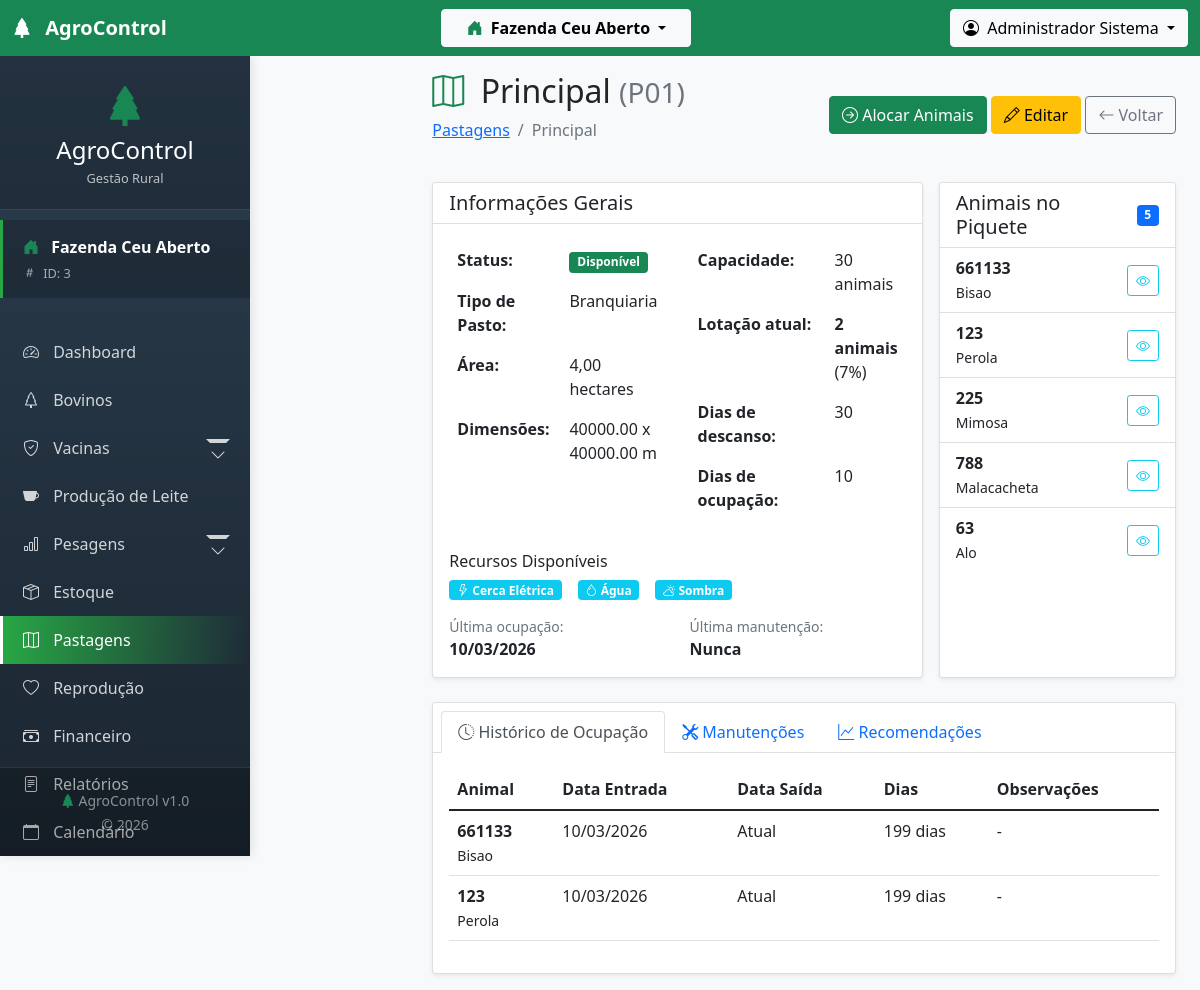
/modules/pastejos/visualizar.php?id=1 (signed in), run on the app's committed database.
### tables this page shows
CREATE TABLE `piquetes` (
  `id` int(11) NOT NULL AUTO_INCREMENT,
  `id_fazenda` int(11) NOT NULL,
  `nome_piquete` varchar(100) NOT NULL,
  `codigo` varchar(30) DEFAULT NULL,
  `area_hectares` decimal(10,2) DEFAULT NULL,
  `comprimento_m` decimal(10,2) DEFAULT NULL,
  `largura_m` decimal(10,2) DEFAULT NULL,
  `tipo_pasto` varchar(100) DEFAULT NULL,
  `capacidade_suporte` int(11) DEFAULT NULL,
  `disponivel` tinyint(1) DEFAULT 1,
  `lotacao_atual` int(11) DEFAULT 0,
  `dias_descanso` int(11) DEFAULT 30,
  `dias_ocupacao` int(11) DEFAULT 7,
  `data_ultima_ocupacao` date DEFAULT NULL,
  `data_ultima_manutencao` date DEFAULT NULL,
  `cerca_eletrica` tinyint(1) DEFAULT 0,
  `agua_disponivel` tinyint(1) DEFAULT 1,
  `sombra_disponivel` tinyint(1) DEFAULT 1,
  `coordenadas_polygon` text DEFAULT NULL,
  `observacoes` text DEFAULT NULL,
  `ativo` tinyint(1) DEFAULT 1,
  `data_cadastro` timestamp NULL DEFAULT current_timestamp(),
  PRIMARY KEY (`id`),
  UNIQUE KEY `unique_piquete_fazenda` (`id_fazenda`,`nome_piquete`),
  CONSTRAINT `piquetes_ibfk_1` FOREIGN KEY (`id_fazenda`) REFERENCES `fazendas` (`id`) ON DELETE CASCADE
);

CREATE TABLE `bovinos` (
  `id` int(11) NOT NULL AUTO_INCREMENT,
  `id_fazenda` int(11) NOT NULL,
  `id_usuario_cadastro` int(11) DEFAULT NULL,
  `id_raca` int(11) DEFAULT NULL,
  `id_situacao` int(11) DEFAULT NULL,
  `id_piquete_atual` int(11) DEFAULT NULL,
  `id_pai` int(11) DEFAULT NULL,
  `id_mae` int(11) DEFAULT NULL,
  `brinco` varchar(50) NOT NULL,
  `brinco_eletronico` varchar(50) DEFAULT NULL,
  `brinco_pai` varchar(50) DEFAULT NULL,
  `brinco_mae` varchar(50) DEFAULT NULL,
  `nome` varchar(100) DEFAULT NULL,
  `registro_abcrh` varchar(50) DEFAULT NULL,
  `registro_anc` varchar(50) DEFAULT NULL,
  `data_nascimento` date DEFAULT NULL,
  `sexo` enum('M','F') NOT NULL,
  `peso_nascimento` decimal(7,2) DEFAULT NULL,
  `peso_atual` decimal(7,2) DEFAULT NULL,
  `condicao_corporal` decimal(3,2) DEFAULT NULL,
  `cor_pelagem` varchar(50) DEFAULT NULL,
  `origem` enum('nascido','comprado','doacao','troca') DEFAULT 'nascido',
  `data_entrada` date NOT NULL,
  `valor_compra` decimal(10,2) DEFAULT NULL,
  `comprado_de` varchar(255) DEFAULT NULL,
  `nome_pai` varchar(100) DEFAULT NULL,
  `raca_pai` varchar(100) DEFAULT NULL,
  `nome_mae` varchar(100) DEFAULT NULL,
  `raca_mae` varchar(100) DEFAULT NULL,
  `data_saida` date DEFAULT NULL,
  `motivo_saida` varchar(100) DEFAULT NULL,
  `valor_venda` decimal(10,2) DEFAULT NULL,
  `observacoes` text DEFAULT NULL,
  `ativo` tinyint(1) DEFAULT 1,
  `data_cadastro` timestamp NULL DEFAULT current_timestamp(),
  `data_atualizacao` timestamp NULL DEFAULT NULL ON UPDATE current_timestamp(),
  PRIMARY KEY (`id`),
  UNIQUE KEY `unique_brinco_fazenda` (`id_fazenda`,`brinco`),
  KEY `id_raca` (`id_raca`),
  KEY `id_pai` (`id_pai`),
  KEY `id_mae` (`id_mae`),
  KEY `idx_bovinos_fazenda` (`id_fazenda`),
  KEY `idx_bovinos_situacao` (`id_situacao`),
  KEY `idx_bovinos_piquete` (`id_piquete_atual`),
  KEY `id_usuario_cadastro` (`id_usuario_cadastro`),
  CONSTRAINT `bovinos_ibfk_1` FOREIGN KEY (`id_fazenda`) REFERENCES `fazendas` (`id`) ON DELETE CASCADE,
  CONSTRAINT `bovinos_ibfk_2` FOREIGN KEY (`id_raca`) REFERENCES `racas` (`id`),
  CONSTRAINT `bovinos_ibfk_3` FOREIGN KEY (`id_situacao`) REFERENCES `situacoes` (`id`),
  CONSTRAINT `bovinos_ibfk_4` FOREIGN KEY (`id_piquete_atual`) REFERENCES `piquetes` (`id`),
  CONSTRAINT `bovinos_ibfk_5` FOREIGN KEY (`id_pai`) REFERENCES `bovinos` (`id`),
  CONSTRAINT `bovinos_ibfk_6` FOREIGN KEY (`id_mae`) REFERENCES `bovinos` (`id`),
  CONSTRAINT `bovinos_ibfk_7` FOREIGN KEY (`id_usuario_cadastro`) REFERENCES `usuarios` (`id`)
);

CREATE TABLE `historico_piquete` (
  `id` int(11) NOT NULL AUTO_INCREMENT,
  `id_piquete` int(11) NOT NULL,
  `id_bovino` int(11) NOT NULL,
  `data_entrada` date NOT NULL,
  `data_saida` date DEFAULT NULL,
  `observacoes` text DEFAULT NULL,
  `data_cadastro` timestamp NULL DEFAULT current_timestamp(),
  PRIMARY KEY (`id`),
  KEY `idx_historico_piquete` (`id_piquete`),
  KEY `idx_historico_bovino` (`id_bovino`),
  KEY `idx_historico_datas` (`data_entrada`,`data_saida`),
  CONSTRAINT `historico_piquete_ibfk_1` FOREIGN KEY (`id_piquete`) REFERENCES `piquetes` (`id`) ON DELETE CASCADE,
  CONSTRAINT `historico_piquete_ibfk_2` FOREIGN KEY (`id_bovino`) REFERENCES `bovinos` (`id`) ON DELETE CASCADE
);

### modules/pastejos/visualizar.php (the view, shortened to what the rows shown need)
<?php
require_once '../../config/database.php';
require_once '../../config/tenant.php';
$id = isset($_GET['id']) ? intval($_GET['id']) : 0;
$sql = "SELECT * FROM piquetes WHERE id = $id AND " . TenantManager::addTenantFilter();
$result = executeQuery($sql);
$piquete = $result->fetch_assoc();
$sqlAnimais = "SELECT b.*, r.nome_raca
               FROM bovinos b
               LEFT JOIN racas r ON b.id_raca = r.id
               WHERE b.id_piquete_atual = $id AND b.ativo = 1";
$animais = executeQuery($sqlAnimais);
$sqlHistorico = "SELECT h.*, b.brinco, b.nome as nome_bovino
                 FROM historico_piquete h
                 JOIN bovinos b ON h.id_bovino = b.id
                 WHERE h.id_piquete = $id
                 ORDER BY h.data_entrada DESC
                 LIMIT 20";
$historico = executeQuery($sqlHistorico);
include '../../includes/header.php';
include '../../includes/sidebar.php';
?>
<main class="col-lg-10 ms-auto px-4 py-3">
    <div class="d-flex justify-content-between align-items-center mb-4">
        <div>
            <h1 class="h2">
                <i class="bi bi-map me-2 text-success"></i>
                <?php echo $piquete['nome_piquete']; ?>
                <?php if ($piquete['codigo']): ?>
                    <small class="text-muted">(<?php echo $piquete['codigo']; ?>)</small>
                <?php endif; ?>
            </h1>
            <nav aria-label="breadcrumb">
                <ol class="breadcrumb">
                    <li class="breadcrumb-item"><a href="index.php">Pastagens</a></li>
                    <li class="breadcrumb-item active"><?php echo $piquete['nome_piquete']; ?></li>
                </ol>
            </nav>
        </div>
    </div>
    <div class="row g-3 mb-4">
        <div class="col-md-8">
            <div class="card shadow-sm h-100">
                <div class="card-body">
                    <div class="row">
                        <div class="col-md-6">
                            <table class="table table-borderless">
                                <tr>
                                    <th width="150">Status:</th>
                                </tr>
                                <tr>
                                    <th>Tipo de Pasto:</th>
                                    <td><?php echo $piquete['tipo_pasto'] ?: 'Não informado'; ?></td>
                                </tr>
                                <tr>
                                    <th>Área:</th>
                                    <td><?php echo number_format($piquete['area_hectares'], 2, ',', '.'); ?> hectares</td>
                                </tr>
                                <tr>
                                    <th>Dimensões:</th>
                                    <td>
                                        <?php
                                        if ($piquete['comprimento_m'] && $piquete['largura_m']) {
                                            echo $piquete['comprimento_m'] . ' x ' . $piquete['largura_m'] . ' m';
                                        } else {
                                            echo '-';
                                        }
                                        ?>
                                    </td>
                                </tr>
                            </table>
                        </div>
                        <div class="col-md-6">
                            <table class="table table-borderless">
                                <tr>
                                    <th width="150">Capacidade:</th>
                                    <td><?php echo $piquete['capacidade_suporte'] ?: 'Não definida'; ?> animais</td>
                                </tr>
                                <tr>
                                    <th>Lotação atual:</th>
                                    <td>
                                        <strong><?php echo $piquete['lotacao_atual'] ?: 0; ?> animais</strong>
                                        <?php if ($piquete['capacidade_suporte'] > 0): ?>
                                            (<?php echo round(($piquete['lotacao_atual'] / $piquete['capacidade_suporte']) * 100); ?>%)
                                        <?php endif; ?>
                                    </td>
                                </tr>
                                <tr>
                                    <th>Dias de descanso:</th>
                                    <td><?php echo $piquete['dias_descanso'] ?: 'Não definido'; ?></td>
                                </tr>
                                <tr>
                                    <th>Dias de ocupação:</th>
                                    <td><?php echo $piquete['dias_ocupacao'] ?: 'Não definido'; ?></td>
                                </tr>
                            </table>
                        </div>
                    </div>
                    <div class="row mt-3">
                        <div class="col-md-6">
                            <small class="text-muted d-block">Última ocupação:</small>
                            <strong><?php echo $piquete['data_ultima_ocupacao'] ? date('d/m/Y', strtotime($piquete['data_ultima_ocupacao'])) : 'Nunca'; ?></strong>
                        </div>
                    </div>
                </div>
            </div>
        </div>
        <div class="col-md-4">
            <div class="card shadow-sm h-100">
                <div class="card-body p-0">
                    <?php if ($animais && $animais->num_rows > 0): ?>
                        <div class="list-group list-group-flush">
                            <?php while ($animal = $animais->fetch_assoc()): ?>
                            <div class="list-group-item">
                                <div class="d-flex justify-content-between align-items-center">
                                    <div>
                                        <strong><?php echo $animal['brinco']; ?></strong>
                                        <?php if ($animal['nome']): ?>
                                            <br><small><?php echo $animal['nome']; ?></small>
                                        <?php endif; ?>
                                    </div>
                                    <a href="../bovinos/visualizar.php?id=<?php echo $animal['id']; ?>" class="btn btn-sm btn-outline-info">
                                        <i class="bi bi-eye"></i>
                                    </a>
                                </div>
                            </div>
                            <?php endwhile; ?>
                        </div>
                    <?php endif; ?>
                </div>
            </div>
        </div>
    </div>
    <div class="card shadow-sm">
        <div class="card-body">
            <div class="tab-content">
                <div class="tab-pane fade show active" id="historico">
                    <div class="table-responsive">
                        <table class="table table-hover">
                            <thead>
                                <tr>
                                    <th>Animal</th>
                                    <th>Data Entrada</th>
                                    <th>Data Saída</th>
                                    <th>Dias</th>
                                    <th>Observações</th>
                                </tr>
                            </thead>
                            <tbody>
                                <?php if ($historico && $historico->num_rows > 0): ?>
                                    <?php while ($h = $historico->fetch_assoc()):
                                        $dias = $h['data_saida']
                                            ? (strtotime($h['data_saida']) - strtotime($h['data_entrada'])) / 86400
                                            : (time() - strtotime($h['data_entrada'])) / 86400;
                                    ?>
                                    <tr>
                                        <td>
                                            <strong><?php echo $h['brinco']; ?></strong>
                                            <?php if ($h['nome_bovino']): ?>
                                                <br><small><?php echo $h['nome_bovino']; ?></small>
                                            <?php endif; ?>
                                        </td>
                                        <td><?php echo date('d/m/Y', strtotime($h['data_entrada'])); ?></td>
                                        <td><?php echo $h['data_saida'] ? date('d/m/Y', strtotime($h['data_saida'])) : 'Atual'; ?></td>
                                        <td><?php echo round($dias); ?> dias</td>
                                        <td><?php echo $h['observacoes'] ?: '-'; ?></td>
                                    </tr>
                                    <?php endwhile; ?>
                                <?php endif; ?>
                            </tbody>
                        </table>
                    </div>
                </div>
            </div>
        </div>
    </div>
</main>
<?php include '../../includes/footer.php'; ?>

### data on the page
piquetes: nome_piquete "Principal", codigo "P01", tipo_pasto "Branquiaria", area_hectares "4,00", comprimento_m "40000.00", largura_m "40000.00", capacidade_suporte "30", lotacao_atual "2", ($piquete['lotacao_atual'] / $piquete['capacidade_suporte']) * 100 "7", dias_descanso "30", dias_ocupacao "10", data_ultima_ocupacao "10/03/2026"
bovinos: brinco "661133", nome "Bisao"
bovinos: brinco "123", nome "Perola"
bovinos: brinco "225", nome "Mimosa"
bovinos: brinco "788", nome "Malacacheta"
bovinos: brinco "63", nome "Alo"
historico_piquete: id_bovino.brinco "661133", id_bovino.nome "Bisao", data_entrada "10/03/2026", shows "Atual", dias "199", observacoes "-"
historico_piquete: id_bovino.brinco "123", id_bovino.nome "Perola", data_entrada "10/03/2026", shows "Atual", dias "199", observacoes "-"

### other printed values
$activeFarmName "Fazenda Ceu Aberto"
$_SESSION['usuario_nome'] "Administrador Sistema"
TenantManager::getActiveFarmName() "Fazenda Ceu Aberto"
$farmId "3"
$animais->num_rows "5"
